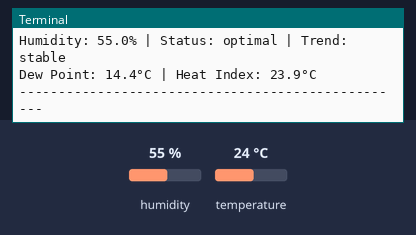
A program run on a simulated Raspberry Pi (BCM pin numbers). On the bench: the last lines printed to the terminal. The inputs (shaded band) are chosen by the test bench; at power-on: humidity 55 %, temperature 24 °C. The clock reads 2024-03-15 10:24:30 at power-on unless the program sets it.

Above: at 1.2 s.
1.3 s: humidity set to 22 %
At 3.1 s:
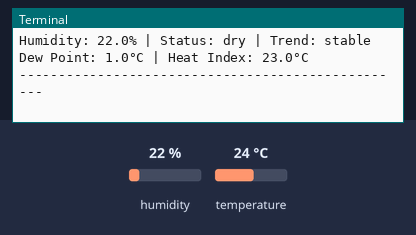
6.2 s: temperature set to 12 °C
At 8.2 s:
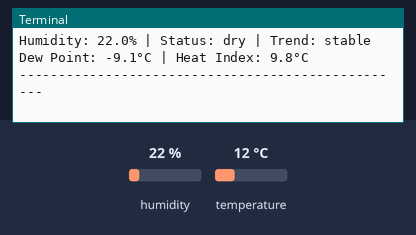
10.7 s: humidity set to 88 %
At 12.1 s:
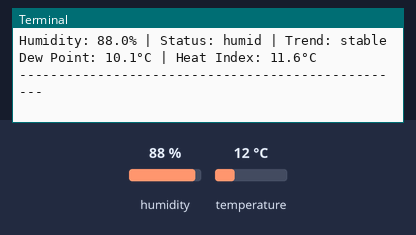
15.2 s: temperature set to 19 °C
At 17.2 s:
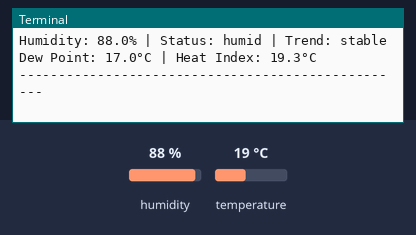
19.8 s: humidity set to 40 %
At 21.2 s:
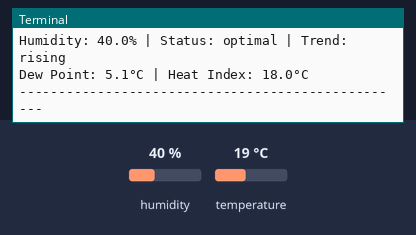
22.8 s: temperature set to 28 °C
At 26.2 s:
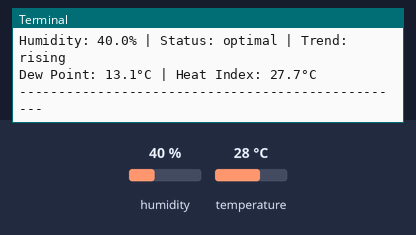
Timing chart, 0 to 27.7 s (numbered marks = the images above; inputs shaded):
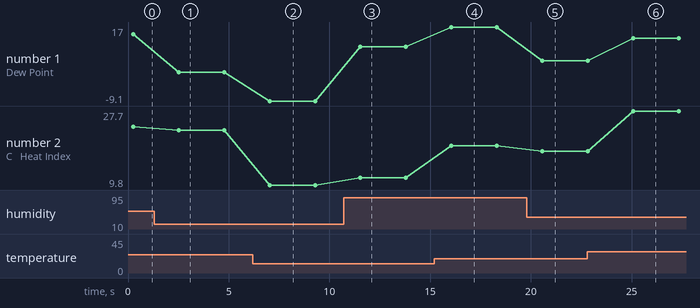

Measured:
- after the input at 1.3 s, the terminal: prints a new line after 1.2 s (image 1)
- after the input at 6.2 s, the terminal: prints a new line after 0.83 s (image 2)
- after the input at 10.7 s, the terminal: prints a new line after 0.84 s (image 3)
- after the input at 15.2 s, the terminal: prints a new line after 0.85 s (image 4)
- after the input at 19.8 s, the terminal: prints a new line after 0.77 s (image 5)
- after the input at 22.8 s, the terminal: prints a new line after 2.3 s (image 6)
- plotted number 1: 14.4 → 1 after the input at 1.3 s, 1 → -9.1 after the input at 6.2 s, -9.1 → 10.1 after the input at 10.7 s, 10.1 → 17 after the input at 15.2 s, 17 → 5.1 after the input at 19.8 s
- plotted number 2: 23.9 → 23 after the input at 1.3 s, 23 → 9.8 after the input at 6.2 s, 9.8 → 11.6 after the input at 10.7 s, 11.6 → 19.3 after the input at 15.2 s, 19.3 → 18 after the input at 19.8 s

The program:

temperature_humidity.py
```python
"""
SmartGrow - Temperature & Humidity Sensor Module
DHT22 / AM2302 Digital Sensor
Infomatrix Ukraine 2026
"""

import time
import board
import adafruit_dht
from typing import Tuple, Optional, Dict
import numpy as np


class TemperatureHumiditySensor:
    """
    DHT22/AM2302 Temperature and Humidity Sensor.

    Provides:
    - Temperature: -40 to 80°C (±0.5°C accuracy)
    - Humidity: 0-100% RH (±2-5% accuracy)
    """

    def __init__(self, pin: int = 4):
        """
        Initialize the DHT22 sensor.

        Args:
            pin: GPIO pin number (BCM numbering)
        """
        self.pin = pin

        # Map pin number to board pin
        self._pin_map = {
            4: board.D4,
            17: board.D17,
            27: board.D27,
            22: board.D22,
            5: board.D5,
            6: board.D6,
            13: board.D13,
            19: board.D19,
            26: board.D26,
        }

        # Initialize DHT22 sensor
        self.dht = adafruit_dht.DHT22(self._pin_map.get(pin, board.D4))

        # Reading history for analytics
        self._temp_history = []
        self._humidity_history = []
        self._last_temp = None
        self._last_humidity = None

        # Error tracking
        self._consecutive_errors = 0
        self._max_retries = 5

    def read_temperature(self) -> Optional[float]:
        """
        Read temperature in Celsius.

        Returns:
            Temperature in °C or None if reading failed
        """
        for _ in range(self._max_retries):
            try:
                temp = self.dht.temperature
                if temp is not None:
                    self._last_temp = temp
                    self._temp_history.append({
                        'timestamp': time.time(),
                        'value': temp
                    })
                    # Keep history manageable
                    if len(self._temp_history) > 1000:
                        self._temp_history = self._temp_history[-1000:]
                    self._consecutive_errors = 0
                    return round(temp, 1)
            except RuntimeError as e:
                self._consecutive_errors += 1
                time.sleep(0.5)

        return self._last_temp  # Return last known value

    def read_humidity(self) -> Optional[float]:
        """
        Read relative humidity percentage.

        Returns:
            Humidity in % or None if reading failed
        """
        for _ in range(self._max_retries):
            try:
                humidity = self.dht.humidity
                if humidity is not None:
                    self._last_humidity = humidity
                    self._humidity_history.append({
                        'timestamp': time.time(),
                        'value': humidity
                    })
                    if len(self._humidity_history) > 1000:
                        self._humidity_history = self._humidity_history[-1000:]
                    self._consecutive_errors = 0
                    return round(humidity, 1)
            except RuntimeError as e:
                self._consecutive_errors += 1
                time.sleep(0.5)

        return self._last_humidity

    def read_both(self) -> Tuple[Optional[float], Optional[float]]:
        """
        Read both temperature and humidity.

        Returns:
            Tuple of (temperature, humidity)
        """
        temp = None
        humidity = None

        for _ in range(self._max_retries):
            try:
                temp = self.dht.temperature
                humidity = self.dht.humidity
                if temp is not None and humidity is not None:
                    self._last_temp = temp
                    self._last_humidity = humidity

                    timestamp = time.time()
                    self._temp_history.append({'timestamp': timestamp, 'value': temp})
                    self._humidity_history.append({'timestamp': timestamp, 'value': humidity})

                    self._consecutive_errors = 0
                    return round(temp, 1), round(humidity, 1)
            except RuntimeError:
                self._consecutive_errors += 1
                time.sleep(0.5)

        return (
            round(self._last_temp, 1) if self._last_temp else None,
            round(self._last_humidity, 1) if self._last_humidity else None
        )

    def get_temperature_status(self, temp: Optional[float] = None) -> str:
        """
        Get temperature status based on plant requirements.

        Args:
            temp: Temperature value or None to use last reading

        Returns:
            Status: 'cold', 'optimal', 'warm', 'hot'
        """
        if temp is None:
            temp = self._last_temp
        if temp is None:
            return 'unknown'

        if temp < 15:
            return 'cold'
        elif temp < 20:
            return 'cool'
        elif temp <= 28:
            return 'optimal'
        elif temp <= 32:
            return 'warm'
        else:
            return 'hot'

    def get_humidity_status(self, humidity: Optional[float] = None) -> str:
        """
        Get humidity status based on plant requirements.

        Args:
            humidity: Humidity value or None to use last reading

        Returns:
            Status: 'dry', 'optimal', 'humid'
        """
        if humidity is None:
            humidity = self._last_humidity
        if humidity is None:
            return 'unknown'

        if humidity < 40:
            return 'dry'
        elif humidity <= 70:
            return 'optimal'
        else:
            return 'humid'

    def get_dew_point(self, temp: Optional[float] = None,
                      humidity: Optional[float] = None) -> Optional[float]:
        """
        Calculate dew point temperature.

        Uses Magnus formula for accurate approximation.

        Returns:
            Dew point temperature in °C
        """
        if temp is None:
            temp = self._last_temp
        if humidity is None:
            humidity = self._last_humidity

        if temp is None or humidity is None or humidity <= 0:
            return None

        # Magnus formula constants
        a = 17.27
        b = 237.7

        alpha = ((a * temp) / (b + temp)) + np.log(humidity / 100.0)
        dew_point = (b * alpha) / (a - alpha)

        return round(dew_point, 1)

    def get_heat_index(self, temp: Optional[float] = None,
                       humidity: Optional[float] = None) -> Optional[float]:
        """
        Calculate heat index (feels like temperature).

        Uses simplified Rothfusz regression equation.

        Returns:
            Heat index in °C
        """
        if temp is None:
            temp = self._last_temp
        if humidity is None:
            humidity = self._last_humidity

        if temp is None or humidity is None:
            return None

        # Convert to Fahrenheit for calculation
        T = temp * 9/5 + 32
        RH = humidity

        # Simple approximation
        HI = 0.5 * (T + 61.0 + ((T - 68.0) * 1.2) + (RH * 0.094))

        if HI >= 80:
            # Full Rothfusz regression
            HI = (-42.379 + 2.04901523 * T + 10.14333127 * RH
                  - 0.22475541 * T * RH - 0.00683783 * T**2
                  - 0.05481717 * RH**2 + 0.00122874 * T**2 * RH
                  + 0.00085282 * T * RH**2 - 0.00000199 * T**2 * RH**2)

        # Convert back to Celsius
        heat_index = (HI - 32) * 5/9

        return round(heat_index, 1)

    def get_trend(self, sensor: str = 'temperature',
                  window_minutes: int = 30) -> str:
        """
        Analyze temperature or humidity trend.

        Args:
            sensor: 'temperature' or 'humidity'
            window_minutes: Time window for analysis

        Returns:
            'rising', 'falling', 'stable'
        """
        history = self._temp_history if sensor == 'temperature' else self._humidity_history

        if len(history) < 10:
            return 'stable'

        cutoff = time.time() - (window_minutes * 60)
        recent = [r for r in history if r['timestamp'] > cutoff]

        if len(recent) < 5:
            return 'stable'

        x = np.array([r['timestamp'] for r in recent])
        y = np.array([r['value'] for r in recent])
        x_norm = x - x.min()

        slope = np.polyfit(x_norm, y, 1)[0]
        slope_per_hour = slope * 3600

        if sensor == 'temperature':
            threshold = 0.5  # 0.5°C per hour
        else:
            threshold = 2  # 2% per hour

        if slope_per_hour > threshold:
            return 'rising'
        elif slope_per_hour < -threshold:
            return 'falling'
        else:
            return 'stable'

    def get_full_reading(self) -> Dict:
        """
        Get complete sensor reading with all computed values.

        Returns:
            Dictionary with all sensor data and analytics
        """
        temp, humidity = self.read_both()

        return {
            'temperature': {
                'value': temp,
                'unit': '°C',
                'status': self.get_temperature_status(temp),
                'trend': self.get_trend('temperature'),
            },
            'humidity': {
                'value': humidity,
                'unit': '%',
                'status': self.get_humidity_status(humidity),
                'trend': self.get_trend('humidity'),
            },
            'dew_point': self.get_dew_point(temp, humidity),
            'heat_index': self.get_heat_index(temp, humidity),
            'timestamp': time.time(),
            'sensor_health': 'good' if self._consecutive_errors < 3 else 'degraded'
        }

    def cleanup(self):
        """Release sensor resources."""
        self.dht.exit()


# Standalone testing
if __name__ == "__main__":
    print("SmartGrow - DHT22 Temperature & Humidity Sensor Test")
    print("=" * 50)

    try:
        sensor = TemperatureHumiditySensor(pin=4)

        print("Sensor initialized successfully!")
        print("\nReading sensor data (Ctrl+C to stop)...\n")

        while True:
            reading = sensor.get_full_reading()

            temp_data = reading['temperature']
            humidity_data = reading['humidity']

            print(f"Temperature: {temp_data['value']}°C | "
                  f"Status: {temp_data['status']} | "
                  f"Trend: {temp_data['trend']}")
            print(f"Humidity: {humidity_data['value']}% | "
                  f"Status: {humidity_data['status']} | "
                  f"Trend: {humidity_data['trend']}")
            print(f"Dew Point: {reading['dew_point']}°C | "
                  f"Heat Index: {reading['heat_index']}°C")
            print("-" * 50)
            time.sleep(2)

    except KeyboardInterrupt:
        print("\nTest stopped.")
        sensor.cleanup()
    except Exception as e:
        print(f"Error: {e}")
        print("Make sure DHT22 is connected to GPIO4")
```
